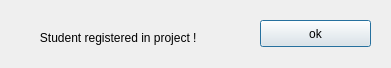
<?xml version="1.0" encoding="UTF-8"?>
<ui version="4.0">
 <class>studentregisteringprojectsuccess</class>
 <widget class="QDialog" name="studentregisteringprojectsuccess">
  <property name="geometry">
   <rect>
    <x>0</x>
    <y>0</y>
    <width>391</width>
    <height>68</height>
   </rect>
  </property>
  <property name="windowTitle">
   <string>Student Project Registration Success</string>
  </property>
  <widget class="QLabel" name="label">
   <property name="geometry">
    <rect>
     <x>0</x>
     <y>30</y>
     <width>301</width>
     <height>16</height>
    </rect>
   </property>
   <property name="text">
    <string>            Student registered in project !</string>
   </property>
  </widget>
  <widget class="QPushButton" name="pushButton">
   <property name="geometry">
    <rect>
     <x>260</x>
     <y>20</y>
     <width>111</width>
     <height>27</height>
    </rect>
   </property>
   <property name="text">
    <string>ok</string>
   </property>
  </widget>
  <widget class="QLabel" name="label_2">
   <property name="geometry">
    <rect>
     <x>0</x>
     <y>0</y>
     <width>391</width>
     <height>61</height>
    </rect>
   </property>
   <property name="text">
    <string/>
   </property>
  </widget>
  <zorder>label_2</zorder>
  <zorder>label</zorder>
  <zorder>pushButton</zorder>
 </widget>
 <resources/>
 <connections/>
</ui>
